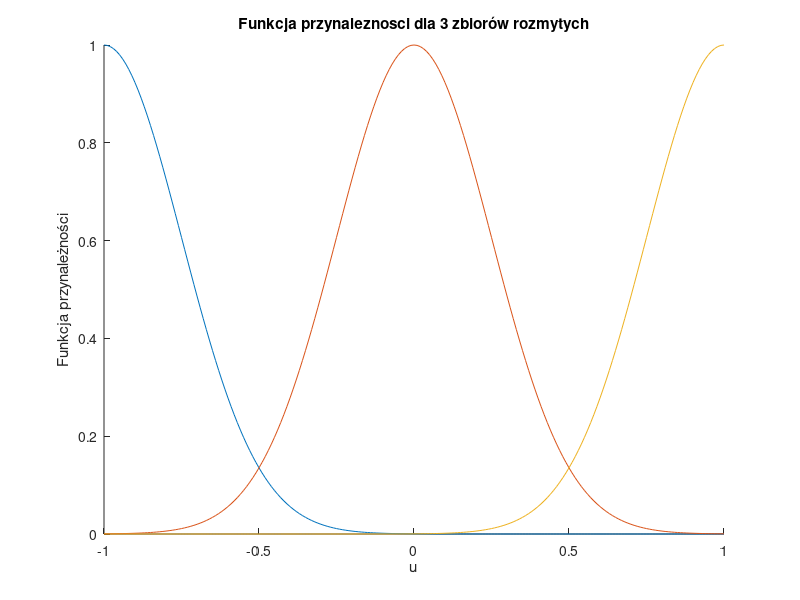

MATLAB code for this plot: (Note: this script raises an error after producing the figure.)
clear all; clc

draw = true;
sa = false;


%% Inicjalizacja zmienych

T = 0.5; %Czas próbkowania
t_sym = 300; %Czas symulacji (w sekundach)

kp = 150; %Krok początkowy startu symulacji
kk = 650; %Krok końcowy

Upp = 0;
Ypp = 0;

err = 0;

Umin = -1;
Umax = 1;

U(1:kp,1) = Upp;
Y(1:kp,1) = Ypp;
e(1:kp) = 0;

%% Zmiana wartości zadanej
y_zad(1:kp) = 0;
y_zad(kp:350) = 10;
y_zad(350:kk-100) = 5;
y_zad(kk-100:kk) = -0.25;


%% Prametry fukncji przyneleznosci
il = 3; %Ilosc regualtorów
% w = zeros(il,kk);

%Zmienne zadaniowe
u_min = -1;
u_max = 1;


d = (u_max-u_min)/(il-1); %szerokości funkcji przynależnośći
spread = d/4;

%Wybranie punktu pracy
ur0 = ones(1,il);
ur0(1) = u_min;
    for i = 2:il-1
        ur0(i) = ur0(i-1) + d;
    end
ur0(il) = ur0(il-1) + d;

%% Rysowanie funkcji przyneleżności
if draw
    u = (u_min:0.01:u_max)';
    figure
    hold on
    %Plotter funkcji przynaleznosci
    for i = 1:il
        if i == 1
            plot(u,gaussmf(u,[spread, ur0(1)]));
        elseif i == il
            plot(u,gaussmf(u,[spread, ur0(i)]));
        else
            plot(u,gaussmf(u,[spread, ur0(i)]));        
        end
    end
    xlabel("u"); ylabel("Funkcja przynależności");
    title(sprintf("Funkcja przynaleznosci dla %i zbiorów rozmytych",il))
    hold off
end

%% Parametry Regulatora 1

Kp1 = 2;
Ti1 = 10000;
Td1 = 1;

%% Parametry Regulatora 2

Kp2 = 6;
Ti2 = 10000;
Td2 = 1;


%% Parametry Regulatora 3

Kp3 = 9;
Ti3 = 10000;
Td3 = 1;


r01 = Kp1*(1 + T/(2*Ti1) + Td1/T);
r11 = Kp1*(T/(2*Ti1) - (2*Td1)/T -1);
r21 = Kp1*Td1/T;

r02 = Kp2*(1 + T/(2*Ti2) + Td2/T);
r12 = Kp2*(T/(2*Ti2) - (2*Td2)/T -1);
r22 = Kp2*Td2/T;

r03 = Kp3*(1 + T/(2*Ti3) + Td3/T);
r13 = Kp3*(T/(2*Ti3) - (2*Td3)/T -1);
r23 = Kp3*Td3/T;



%% Symulacja obiektu

for k = kp:kk
    Y(k) = symulacja_obiektu1y_p3(U(k-5),U(k-6),Y(k-1),Y(k-2));
  
    for i = 1:il
        if i == 1
            w(1,k) = gaussmf(U(k-1),[spread, ur0(1)]);
        elseif i == il
            w(il,k) = gaussmf(U(k-1),[spread, ur0(il)]);
        else
            w(i,k) = gaussmf(U(k-1),[spread, ur0(i)]);   
        end
    end
    
    
    e(k) = y_zad(k) - Y(k);

    %U1
    U_1 = U(k-1) + r01*e(k) + r11*e(k-1) + r21*e(k-2);

    %U2
    U_2 = U(k-1) + r02*e(k) + r12*e(k-1) + r22*e(k-2);

    %U3
    U_3 = U(k-1) + r03*e(k) + r13*e(k-1) + r23*e(k-2);
    
    
    U_now = (U_1 * w(1,k) + U_2 * w(2,k) + U_3 * w(3,k))/(sum(w(:,k))*3);


    if U_now < -1
        U_now = 1;
    elseif U_now > 1
        U_now = 1;
    end
    
    
    U(k) = U_now;

    err = err + (y_zad(k) - Y(k))^2;

end

display(err)

figure;
stairs(1:kk,Y)
hold on
stairs(1:kk,y_zad,"--")
hold off
legend("y(k)","y_z_a_d(k)")
title("Rozmyty regulator PID, error = " + sum(err))
% exportgraphics(gca,'y_p_p.pdf')
